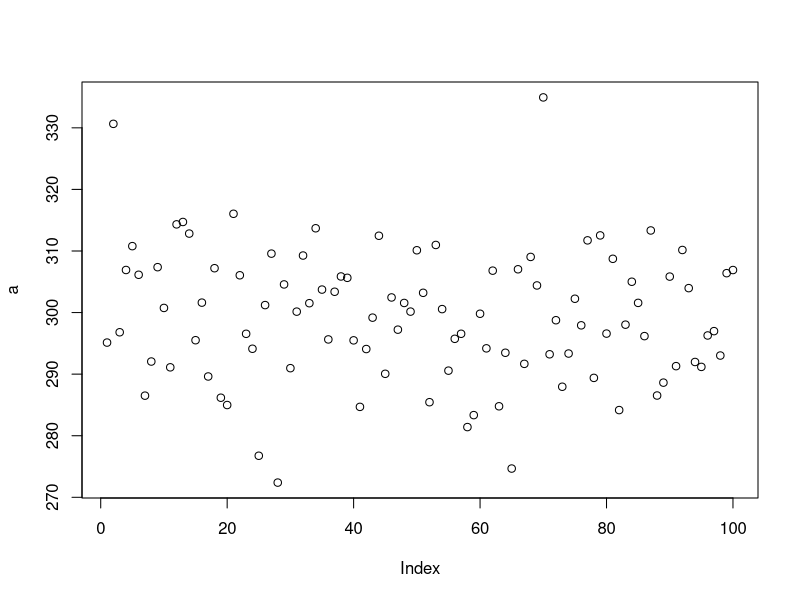
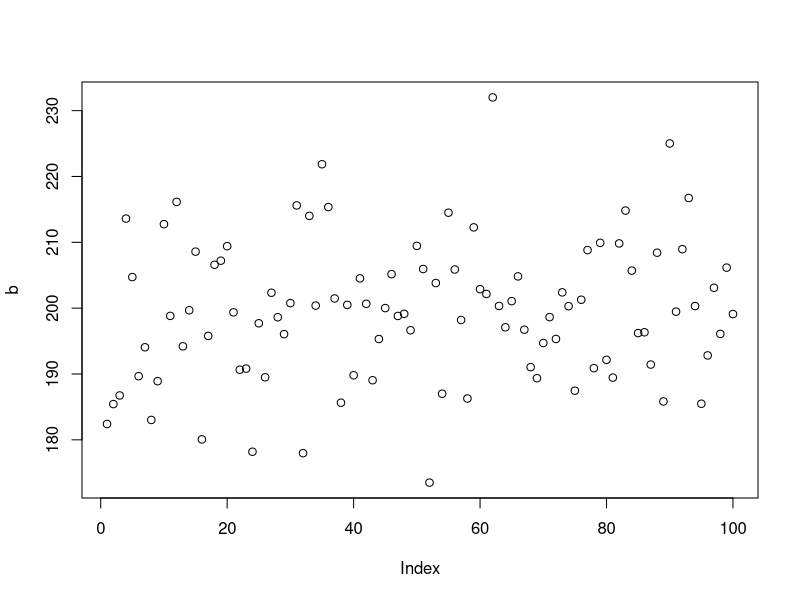
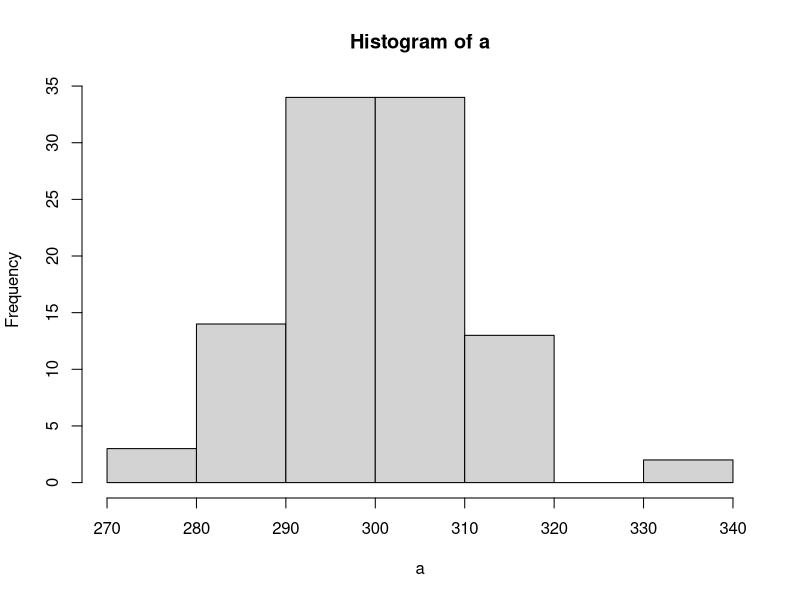
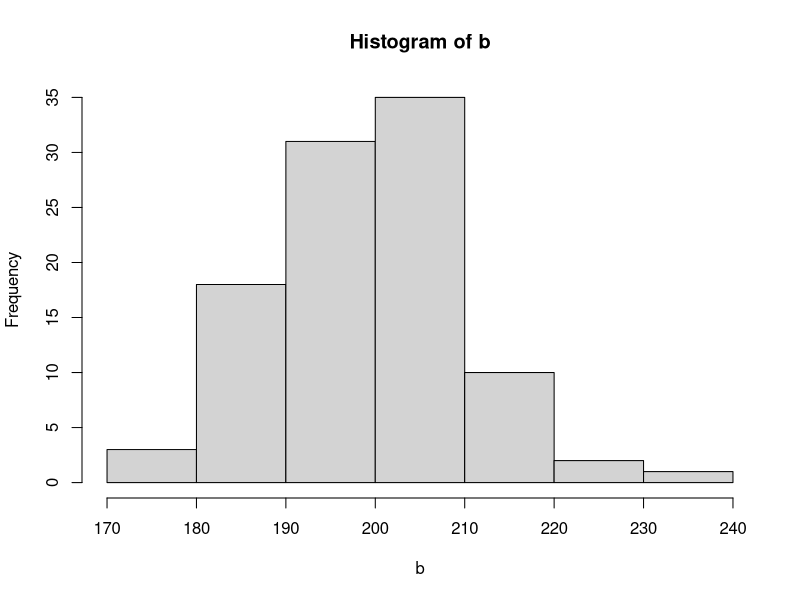
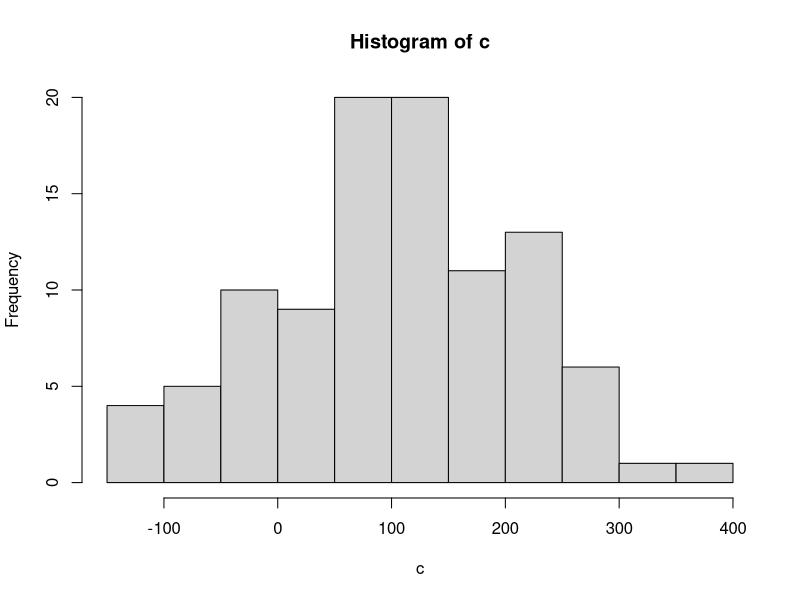

The R script that drew these images, in order:
# Clear the working memory
rm(list = ls())

mean_a <- 300
mean_b <- 200
mean_c <- 100
sd_a <- 10
sd_b <- 10
sd_c <- 100
n <- 100

a <- rnorm(n,mean_a,sd_a)
b <- rnorm(n,mean_b,sd_b)
c <- rnorm(n,mean_c,sd_c)

plot(a)
plot(b)
hist(a)
hist(b)
hist(c)
t.test(a,b)
t.test(a,c)
t.test(b,c)
t.test(c(a,b,c))

# Welch Two Sample t-test
# 
# data:  a and c
# t = 19.847, df = 100.648, p-value < 2.2e-16
# alternative hypothesis: true difference in means is not equal to 0
# 95 percent confidence interval:
# 171.8732 210.0482
# sample estimates:
# mean of x mean of y 
# 299.9227  108.9620 
# 
# > t.test(b,c)
# 
# Welch Two Sample t-test
# 
# data:  b and c
# t = 9.3926, df = 100.803, p-value = 1.987e-15
# alternative hypothesis: true difference in means is not equal to 0
# 95 percent confidence interval:
# 71.31202 109.50112
# sample estimates:
# mean of x mean of y 
# 199.3686  108.9620 
# 
# > t.test(c(a,b,c))
# 
# One Sample t-test
# 
# data:  c(a, b, c)
# t = 36.6193, df = 299, p-value < 2.2e-16
# alternative hypothesis: true mean is not equal to 0
# 95 percent confidence interval:
# 191.8552 213.6470
# sample estimates:
# mean of x 
# 202.7511 